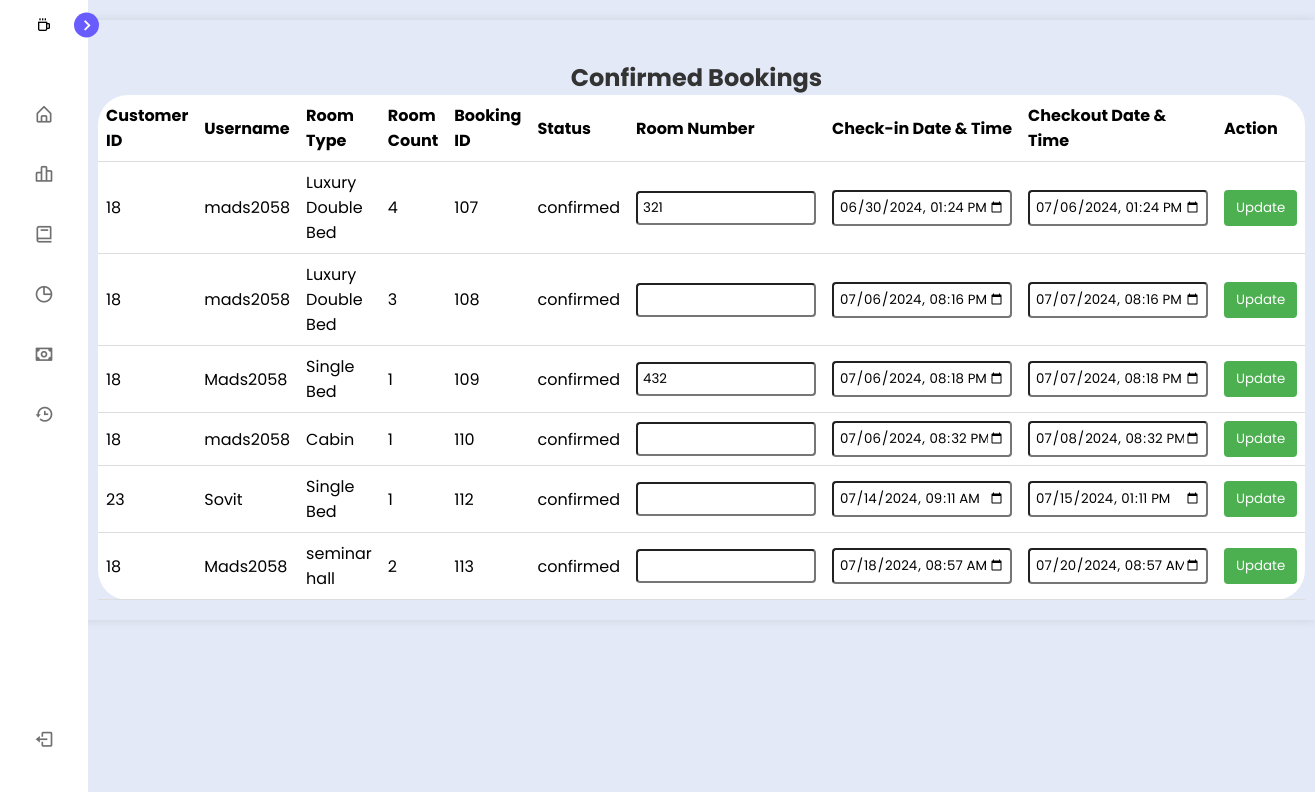
Screenshot of /inout.php (signed in) with the database file from the repository.
### tables this page shows
CREATE TABLE `bookings` (
  `booking_id` int(11) NOT NULL,
  `customer_id` int(11) DEFAULT NULL,
  `room_id` int(11) DEFAULT NULL,
  `status` enum('pending','confirmed','cancelled') DEFAULT NULL,
  `username` varchar(50) DEFAULT NULL,
  `room_count` int(11) NOT NULL DEFAULT 1,
  `room_type` varchar(50) DEFAULT NULL,
  `checkin_time` datetime DEFAULT NULL,
  `checkout_datetime` datetime DEFAULT NULL,
  `roomnumber` varchar(50) DEFAULT NULL,
  `no_of_days` int(11) DEFAULT NULL
);

### inout.php (the view, shortened to what this page needs)
<?php
include 'Database/db_connection.php';
$sql_select = "SELECT * FROM bookings WHERE status = 'confirmed'";
$result = $conn->query($sql_select);
?>
<!DOCTYPE html>
<html lang="en">
<head>
</head>
<body>
<?php include 'partials/adminHeader.php';?>
    <section class="home">
    <div class="container">
        <h2>Confirmed Bookings</h2>
        <form id="updateForm" method="post">
            <table>
                <tr>
                    <th>Customer ID</th>
                    <th>Username</th>
                    <th>Room Type</th>
                    <th>Room Count</th>
                    <th>Booking ID</th>
                    <th>Status</th>
                    <th>Room Number</th>
                    <th>Check-in Date & Time</th>
                    <th>Checkout Date & Time</th>
                    <th>Action</th>
                </tr>
                <?php while ($row = $result->fetch_assoc()) { ?>
                    <tr>
                        <td><?php echo $row['customer_id']; ?></td>
                        <td><?php echo $row['username']; ?></td>
                        <td><?php echo $row['room_type']; ?></td>
                        <td><?php echo $row['room_count']; ?></td>
                        <td><?php echo $row['booking_id']; ?></td>
                        <td><?php echo $row['status']; ?></td>
                        <td>
                            <input type="text" name="roomnumber[<?php echo $row['booking_id']; ?>]" value="<?php echo $row['roomnumber']; ?>">
                        </td>
                        <td>
                            <input type="datetime-local" name="checkin_time[<?php echo $row['booking_id']; ?>]" value="<?php echo date('Y-m-d\TH:i', strtotime($row['checkin_time'])); ?>" required>
                        </td>
                        <td>
                            <input type="datetime-local" name="checkout_datetime[<?php echo $row['booking_id']; ?>]" value="<?php echo date('Y-m-d\TH:i', strtotime($row['checkout_datetime'])); ?>">
                        </td>
                        <td>
                            <button type="button" name="update_booking" value="<?php echo $row['booking_id']; ?>">Update</button>
                        </td>
                    </tr>
                <?php } ?>
            </table>
        </form>
    </div>
    </section>
</body>
</html>

### css/demo.css (style rules this page uses)
* { margin: 0; padding: 0; box-sizing: border-box; font-family: "Poppins", sans-serif; }
:root { --body-color: #e4e9f7; --sidebar-color: #fff; --primary-color: #695cfe; --primary-color-light: #f6f5ff; --toggle-color: #ddd; --text-color: #707070; --tran-03: all 0.2s ease; --tran-03: all 0.3s ease; --tran-04: all 0.3s ease; --tran-05: all 0.3s ease; }
body { min-height: 100vh; background-color: var(--body-color); transition: var(--tran-05); }
.home { position: absolute; top: 0; top: 0; left: 250px; height: 100vh; width: calc(100% - 250px); background-color: var(--body-color); transition: var(--tran-05); }
.sidebar.close ~ .home { left: 78px; height: 100vh; width: calc(100% - 78px); }

### inout.php (style rules this page uses)
h2 { text-align: center; margin-top: 20px; color: #333; }
.container { margin: 20px auto; width: 100%; box-shadow: 0 0 10px rgba(0, 0, 0, 0.1); padding: 20px; }
table { width: 100%; border-collapse: collapse; background-color:#fff; border-radius:30px; }
th, td { padding: 8px; text-align: left; border-bottom: 1px solid #ddd; }
input[type="datetime-local"], input[type="text"] { width: 180px; padding: 5px; border-radius: 4px; }
button { background-color: #4CAF50; color: white; padding: 8px 12px; border: none; border-radius: 4px; cursor: pointer; }

### rows the page displays
bookings: customer "18", username "mads2058", room_type "Luxury Double Bed", room_count "4", booking_id "107", status "confirmed", roomnumber "321", checkin_time "06/30/2024 13:24", checkout_datetime "07/06/2024 13:24"
bookings: customer "18", username "mads2058", room_type "Luxury Double Bed", room_count "3", booking_id "108", status "confirmed", checkin_time "07/06/2024 20:16", checkout_datetime "07/07/2024 20:16"
bookings: customer "18", username "Mads2058", room_type "Single Bed", room_count "1", booking_id "109", status "confirmed", roomnumber "432", checkin_time "07/06/2024 20:18", checkout_datetime "07/07/2024 20:18"
bookings: customer "18", username "mads2058", room_type "Cabin", room_count "1", booking_id "110", status "confirmed", checkin_time "07/06/2024 20:32", checkout_datetime "07/08/2024 20:32"
bookings: customer "23", username "Sovit", room_type "Single Bed", room_count "1", booking_id "112", status "confirmed", checkin_time "07/14/2024 09:11", checkout_datetime "07/15/2024 13:11"
bookings: customer "18", username "Mads2058", room_type "seminar hall", room_count "2", booking_id "113", status "confirmed", checkin_time "07/18/2024 08:57", checkout_datetime "07/20/2024 08:57"
